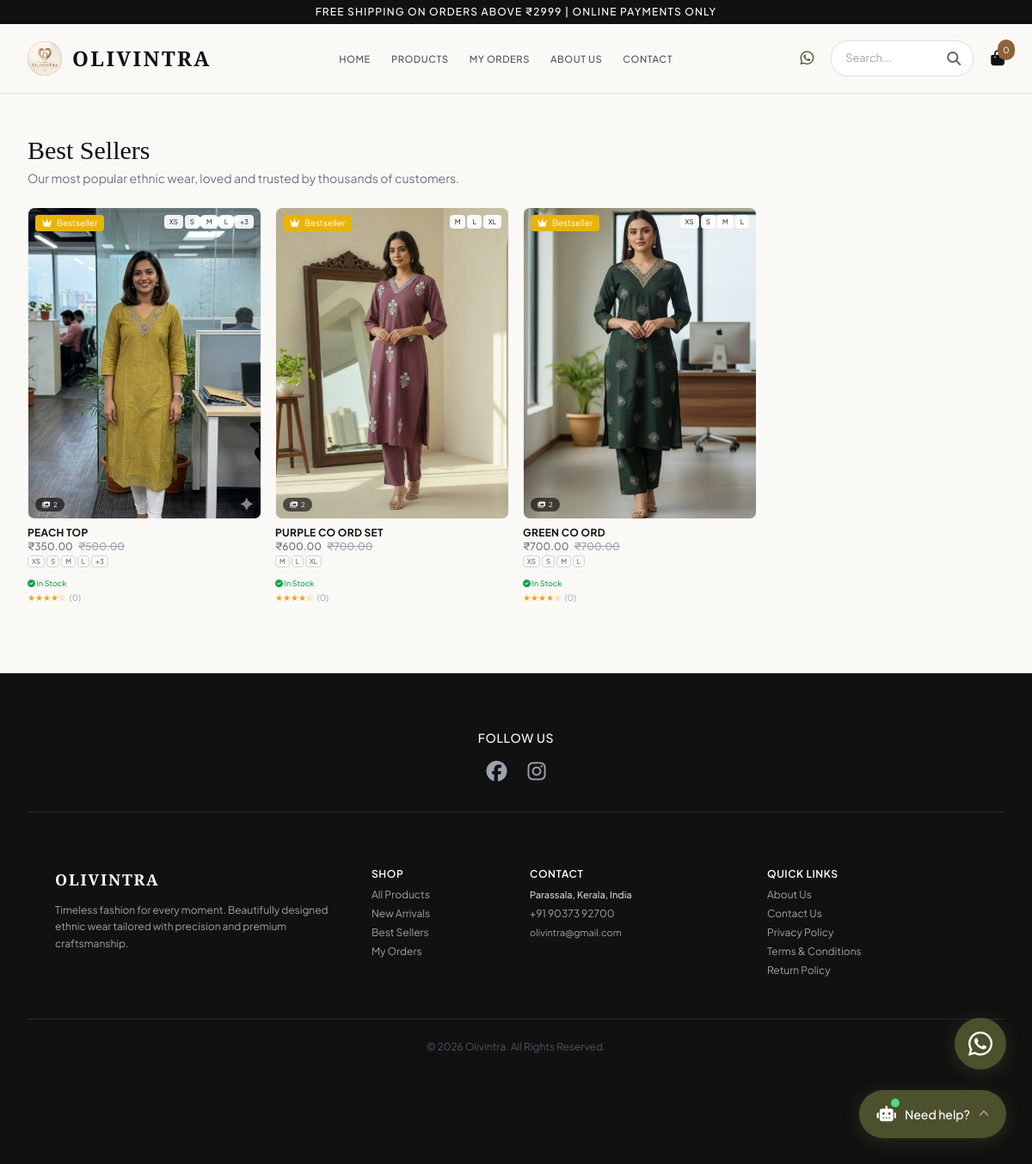
The page /best-sellers on the database its author committed.
### models.py (models this page shows, shortened)
class Product(db.Model):
    id = db.Column(db.Integer, primary_key=True)
    name = db.Column(db.String(200), nullable=False)
    slug = db.Column(db.String(200), unique=True, nullable=False)
    description = db.Column(db.Text)
    price = db.Column(db.Float, nullable=False)
    original_price = db.Column(db.Float)
    image = db.Column(db.String(200))
    images = db.Column(db.Text)  # JSON array for multiple images
    category_id = db.Column(db.Integer, db.ForeignKey('category.id'))
    is_featured = db.Column(db.Boolean, default=False)
    is_best_seller = db.Column(db.Boolean, default=False)
    is_new_arrival = db.Column(db.Boolean, default=False)
    stock = db.Column(db.Integer, default=0)
    in_stock = db.Column(db.Boolean, default=True)
    rating = db.Column(db.Float, default=0)
    review_count = db.Column(db.Integer, default=0)
    material = db.Column(db.String(100))
    care_instructions = db.Column(db.Text)
    sizes = db.Column(db.Text)  # JSON array for sizes like ["S", "M", "L", "XL", "XXL"]
    created_at = db.Column(db.DateTime, default=datetime.utcnow)
    updated_at = db.Column(db.DateTime, default=datetime.utcnow, onupdate=datetime.utcnow)
    reviews = db.relationship('Review', backref='product', lazy=True, cascade='all, delete-orphan')
    def get_images(self):
        if self.images:
            try:
                return json.loads(self.images)
            except:
                return []
        return []
    def get_all_images(self):
        images = []
        if self.image:
            images.append(self.image)
        images.extend(self.get_images())
        return images
    def get_sizes(self):
        if not self.sizes:
            return []
        if isinstance(self.sizes, list):
            return self.sizes
        if isinstance(self.sizes, str):
            try:
                clean_str = self.sizes
                clean_str = clean_str.replace('\\"', '"')
                if clean_str.startswith('"[') and clean_str.endswith(']"'):
                    clean_str = clean_str[1:-1]
                sizes = json.loads(clean_str)
                if isinstance(sizes, list):
                    return sizes
            except:
                pass
        return []

### app.py (the view)
@app.route('/best-sellers')
def best_sellers():
    products = Product.query.filter_by(is_best_seller=True).all()
    return render_template('best_sellers.html', products=products)

### app.py (called while the page is built, shortened)
@app.before_request
def create_admin():
    if not Admin.query.first():
        admin = Admin(username=Config.ADMIN_USERNAME)
        admin.set_password(Config.ADMIN_PASSWORD)
        db.session.add(admin)
        db.session.commit()

@app.context_processor
def utility_processor():
    def cart_count():
        if 'cart' in session:
            return sum(item['quantity'] for item in session['cart'])
        return 0
    whatsapp_number = '+919037392700'
    whatsapp_url = f'https://wa.me/{whatsapp_number}'
    return dict(
        cart_count=cart_count,
        whatsapp_number=whatsapp_number,
        whatsapp_url=whatsapp_url,
        datetime=datetime
    )

### templates/best_sellers.html (shortened to what this page needs)
{% extends "base.html" %}
{% block content %}
<section class="max-w-7xl mx-auto px-4 sm:px-6 lg:px-8 py-8 sm:py-12">
    <div class="mb-6">
        <h1 class="text-2xl sm:text-3xl font-serif text-brand-dark">Best Sellers</h1>
        <p class="text-gray-500 text-sm mt-1">
            Our most popular ethnic wear, loved and trusted by thousands of customers.
        </p>
    </div>
    <div class="grid grid-cols-2 sm:grid-cols-3 lg:grid-cols-4 gap-3 sm:gap-4">
        {% for product in products %}
        <div class="group cursor-pointer">
            <a href="/product/{{ product.slug }}">
                <div class="bg-white border border-gray-100 aspect-[3/4] mb-2 relative overflow-hidden rounded-lg">
                    <div class="w-full h-full bg-cover bg-center transition-transform group-hover:scale-105"
                         style="background-image: url('{% if product.image %}{{ url_for('static', filename='uploads/' + product.image) }}{% else %}https://via.placeholder.com/300x400/cccccc/333333?text=Olivintra{% endif %}');">
                    </div>
                    {% set all_images = product.get_all_images() %}
                    {% if all_images|length > 1 %}
                    <div class="absolute bottom-2 left-2 bg-black/60 text-white text-[8px] px-2 py-0.5 rounded-full flex items-center gap-1">
                        <i class="fas fa-images"></i>
                        <span>{{ all_images|length }}</span>
                    </div>
                    {% endif %}
                    {% if product.original_price %}
                    <span class="absolute top-2 left-2 bg-red-500 text-white text-[10px] px-2 py-0.5 rounded">Sale</span>
                    {% endif %}
                    <span class="absolute top-2 left-2 bg-yellow-500 text-white text-[10px] px-2 py-0.5 rounded">
                        <i class="fas fa-crown mr-1"></i> Bestseller
                    </span>
                    {% set product_sizes = product.get_sizes() %}
                    {% if product_sizes %}
                    <div class="absolute top-2 right-2 flex flex-wrap gap-0.5 justify-end max-w-[60%]">
                        {% for size in product_sizes[:4] %}
                        <span class="bg-white/90 text-gray-700 text-[8px] font-medium px-1.5 py-0.5 rounded shadow-sm">{{ size }}</span>
                        {% endfor %}
                        {% if product_sizes|length > 4 %}
                        <span class="bg-white/90 text-gray-700 text-[8px] font-medium px-1.5 py-0.5 rounded shadow-sm">+{{ product_sizes|length - 4 }}</span>
                        {% endif %}
                    </div>
                    {% endif %}
                </div>
                <h4 class="text-[11px] sm:text-xs font-bold uppercase text-brand-dark tracking-wide truncate">{{ product.name }}</h4>
                <p class="text-[11px] sm:text-xs text-gray-500 font-medium">
                    ₹{{ "%.2f"|format(product.price) }}
                    {% if product.original_price %}
                    <span class="line-through text-gray-400 ml-1">₹{{ "%.2f"|format(product.original_price) }}</span>
                    {% endif %}
                </p>
                {% if product_sizes %}
                <div class="flex flex-wrap gap-0.5 mt-0.5">
                    {% for size in product_sizes[:4] %}
                    <span class="text-[8px] border border-gray-300 px-1 py-0 rounded text-gray-600">{{ size }}</span>
                    {% endfor %}
                    {% if product_sizes|length > 4 %}
                    <span class="text-[8px] border border-gray-300 px-1 py-0 rounded text-gray-600">+{{ product_sizes|length - 4 }}</span>
                    {% endif %}
                </div>
                {% endif %}
                <div class="mt-1">
                    {% if product.in_stock and product.stock > 0 %}
                    <span class="text-[9px] text-green-600 font-medium">
                        <i class="fas fa-check-circle"></i> In Stock
                    </span>
                    {% else %}
                    <span class="text-[9px] text-red-600 font-medium">
                        <i class="fas fa-times-circle"></i> Out of Stock
                    </span>
                    {% endif %}
                </div>
                <div class="flex items-center text-[9px] sm:text-[10px] text-amber-500">
                    ★★★★☆ <span class="text-gray-400 ml-1">({{ product.review_count }})</span>
                </div>
            </a>
        </div>
        {% endfor %}
    </div>
</section>
 <footer class="bg-brand-dark text-gray-400 text-xs py-12 sm:py-16 border-t border-gray-800 mt-8">
    <div class="max-w-7xl mx-auto px-4 sm:px-6 lg:px-8">
        <div class="text-center mb-6">
            <p class="text-white text-sm font-medium uppercase tracking-wider mb-3">Follow Us</p>
            <div class="flex justify-center gap-6">
                <a href="https://www.facebook.com/share/18hECcHyk6/" target="_blank"
                   class="text-gray-400 hover:text-white transition text-2xl hover:scale-110 transform duration-200"
                   aria-label="Facebook">
                    <i class="fab fa-facebook"></i>
                </a>
                <a href="https://www.instagram.com/olivintraa?igsh=dTV5YmIwZzhqcW03" target="_blank"
                   class="text-gray-400 hover:text-white transition text-2xl hover:scale-110 transform duration-200"
                   aria-label="Instagram">
                    <i class="fab fa-instagram"></i>
                </a>
            </div>
        </div>
<footer class="bg-brand-dark text-gray-400 text-xs py-12 sm:py-16 border-t border-gray-800 mt-8">
    <div class="max-w-7xl mx-auto px-4 sm:px-6 lg:px-8 grid grid-cols-1 md:grid-cols-12 gap-8">
        <div class="md:col-span-4 space-y-3">
            <h3 class="text-white text-lg font-serif tracking-widest uppercase font-bold">OLIVINTRA</h3>
            <p class="text-gray-400 max-w-xs leading-relaxed">Timeless fashion for every moment. Beautifully designed ethnic wear tailored with precision and premium craftsmanship.</p>
        </div>
        <div class="md:col-span-2 space-y-2">
            <h4 class="text-white font-semibold uppercase tracking-wider text-xs">Shop</h4>
            <ul class="space-y-1.5">
                <li><a href="/shop" class="hover:text-white transition">All Products</a></li>
                <li><a href="/new-arrivals" class="hover:text-white transition">New Arrivals</a></li>
                <li><a href="/best-sellers" class="hover:text-white transition">Best Sellers</a></li>
                <li><a href="/my-orders" class="hover:text-white transition">My Orders</a></li>
            </ul>
        </div>
        <div class="md:col-span-3 space-y-2">
            <h4 class="text-white font-semibold uppercase tracking-wider text-xs">Contact</h4>
            <ul class="space-y-1.5 text-gray-400">
                <li><span class="font-medium text-gray-300 text-[11px]">Parassala, Kerala, India</span></li>
                <li><a href="tel:+919037392700" class="hover:text-white transition">+91 90373 92700</a></li>
                <li><a href="mailto:olivintra@gmail.com" class="hover:text-white transition text-[11px]">olivintra@gmail.com</a></li>
            </ul>
        </div>
        <div class="md:col-span-3 space-y-2">
            <h4 class="text-white font-semibold uppercase tracking-wider text-xs">Quick Links</h4>
            <ul class="space-y-1.5">
                <li><a href="/about" class="hover:text-white transition">About Us</a></li>
                <li><a href="/contact" class="hover:text-white transition">Contact Us</a></li>
                <li><a href="/privacy-policy" class="hover:text-white transition">Privacy Policy</a></li>
                <li><a href="/terms" class="hover:text-white transition">Terms & Conditions</a></li>
                <li><a href="/return-policy" class="hover:text-white transition">Return Policy</a></li>
            </ul>
        </div>
    </div>
    <div class="max-w-7xl mx-auto px-4 sm:px-6 lg:px-8 border-t border-gray-800 mt-8 sm:mt-12 pt-6 text-center text-gray-600 text-[10px] sm:text-xs">
        &copy; 2026 Olivintra. All Rights Reserved.
    </div>
</footer>
{% endblock %}

### templates/base.html (style rules this page uses)
body { font-family: 'Plus Jakarta Sans', sans-serif; background-color: #fbf9f6; color: #111111; }
.font-serif { font-family: 'Playfair Display', serif; }

### rows shown on the page
Product: image (picture), all_images "2", 4 "XS" "S" "M" "L", product_sizes "3", name "PEACH TOP", price "350.00", original_price "500.00", 4 "XS" "S" "M" "L", in_stock True (drawn), review_count "0"
Product: image (picture), all_images "2", 4 "M" "L" "XL", name "PURPLE CO ORD SET", price "600.00", original_price "700.00", 4 "M" "L" "XL", in_stock True (drawn), review_count "0"
Product: image (picture), all_images "2", 4 "XS" "S" "M" "L", name "GREEN CO ORD", price "700.00", original_price "700.00", 4 "XS" "S" "M" "L", in_stock True (drawn), review_count "0"

### other values the page prints
{{ cart_count() }} "0"
